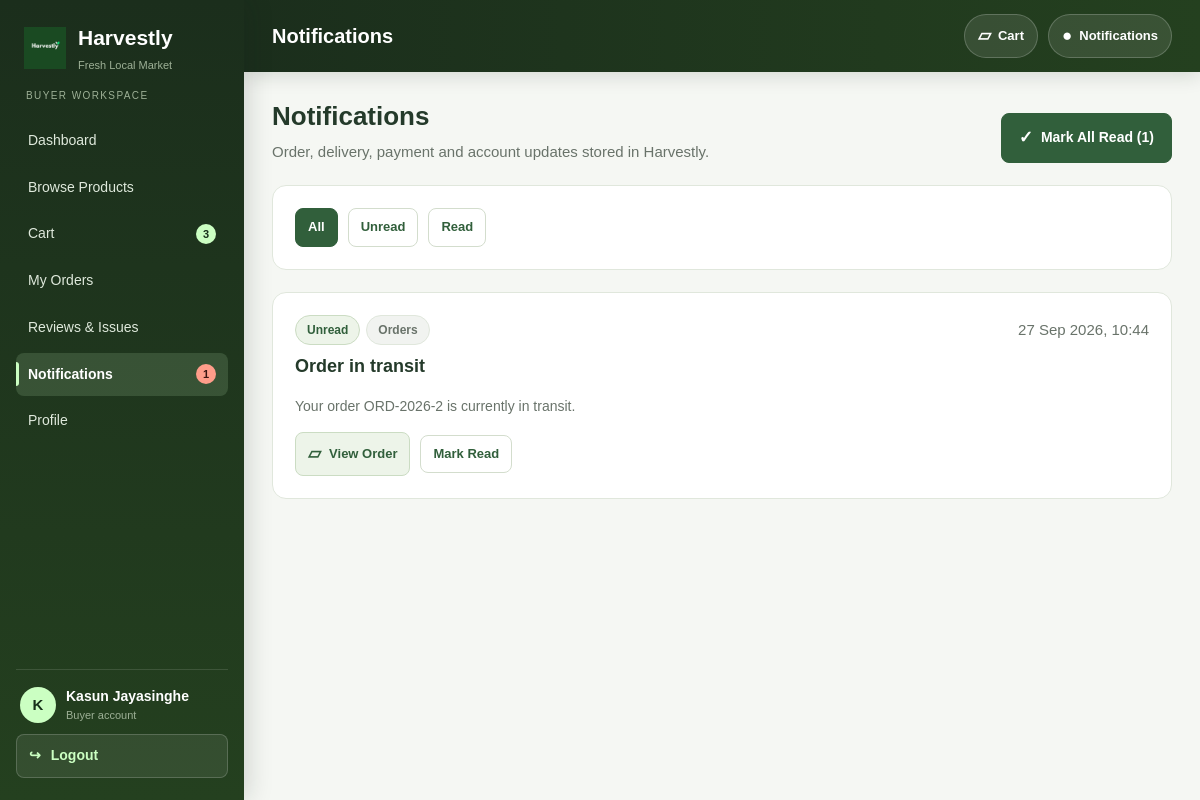
The page /Controller/Buyer/NotificationsController.php (signed in) on the database its author committed.
### tables this page shows
CREATE TABLE IF NOT EXISTS notifications (
    notification_id BIGINT UNSIGNED AUTO_INCREMENT PRIMARY KEY,
    user_id BIGINT UNSIGNED NOT NULL,
    notification_type VARCHAR(60) NOT NULL,
    title VARCHAR(160) NOT NULL,
    message TEXT NOT NULL,
    related_order_id BIGINT UNSIGNED NULL,
    is_read TINYINT(1) NOT NULL DEFAULT 0,
    read_at DATETIME NULL,
    created_at TIMESTAMP NOT NULL DEFAULT CURRENT_TIMESTAMP,
    CONSTRAINT fk_notification_user
        FOREIGN KEY (user_id) REFERENCES users(user_id),
    CONSTRAINT fk_notification_order
        FOREIGN KEY (related_order_id) REFERENCES orders(order_id),
    KEY idx_notification_user_read (user_id, is_read, created_at)
);

### Controller/Buyer/NotificationsController.php (called while the page is built, shortened)
<?php
require_once __DIR__ . '/../../config/app.php';
require_once __DIR__ . '/../../Model/Buyer/Notifications.php';
$model = new Notifications();
$notifications = $model->getAll(
    (string)($_GET['filter'] ?? 'all'),
    (int)($_GET['page'] ?? 1)
);
require __DIR__ . '/../../View/Buyer/notifications.php';

### config/database.php (called while the page is built, shortened)
<?php
function getDBConnection() {
    static $conn = null;
    if ($conn === null) {
        $conn = new mysqli(DB_HOST, DB_USER, DB_PASS, DB_NAME, DB_PORT);
        $conn->set_charset("utf8mb4");
        $conn->query("SET time_zone = '+05:30'");
    }
    return $conn;
}

### config/app.php (called while the page is built, shortened)
<?php
require_once __DIR__ . '/database.php';
function db(): mysqli {
    return getDBConnection();
}
function url(string $path = ''): string {
    return rtrim(BASE_URL, '/') . '/' . ltrim($path, '/');
}
function e($value): string {
    return htmlspecialchars((string)$value, ENT_QUOTES, 'UTF-8');
}
function buyerRoute(string $controller, string $query = ''): string {
    $path = 'Controller/Buyer/' . ltrim($controller, '/');
    return url($path . ($query !== '' ? ('?' . ltrim($query, '?')) : ''));
}
function currentBuyerId(): int {
    $role = strtolower((string)($_SESSION['role'] ?? ''));
    return isset($_SESSION['user_id']) && $role === 'buyer' ? (int)$_SESSION['user_id'] : 0;
}
function requireActiveRole(string $role): void {
    $databaseRole = $role === 'courier' ? 'COURIER_PARTNER' : strtoupper($role);
    $user = db_fetch_one('SELECT role, account_status FROM users WHERE user_id=?', 'i', [(int)($_SESSION['user_id'] ?? 0)]);
    $approved = true;
}
function requireBuyerAuth(): void {
    requireActiveRole('buyer');
}
function bindMysqliParams(mysqli_stmt $stmt, string $types, array &$params): void {
    $refs = [$types];
    foreach ($params as $key => &$value) {
        $refs[] = &$value;
    }
    $stmt->bind_param(...$refs);
}
function db_fetch_all(string $sql, string $types = '', array $params = []): array {
    $stmt = db()->prepare($sql);
    bindMysqliParams($stmt, $types, $params);
    if (!$stmt->execute()) {
        $stmt->close();
        return [];
    }
    $result = $stmt->get_result();
    $rows = $result ? $result->fetch_all(MYSQLI_ASSOC) : [];
    return $rows;
}
function db_fetch_one(string $sql, string $types = '', array $params = []): ?array {
    $rows = db_fetch_all($sql, $types, $params);
    return $rows[0] ?? null;
}
function db_scalar(string $sql, string $types = '', array $params = [], $default = null) {
    $row = db_fetch_one($sql, $types, $params);
    return reset($row);
}
function orderPublicId(int $orderId): string {
    return 'ORD-' . date('Y') . '-' . $orderId;
}

### Model/Buyer/Notifications.php (called while the page is built, shortened)
<?php
final class Notifications
{
    private function map(array $row): array
    {
        $typeKey = strtolower(str_replace('_', ' ', trim((string)($row['notification_type'] ?? 'System'))));
        $type = match (true) {
            str_contains($typeKey, 'assignment') => 'Delivery',
            str_contains($typeKey, 'order') => 'Orders',
            str_contains($typeKey, 'deliver') => 'Delivery',
            str_contains($typeKey, 'payment') => 'Payments',
            str_contains($typeKey, 'complaint'), str_contains($typeKey, 'issue') => 'Issues',
            str_contains($typeKey, 'review') => 'Reviews',
            str_contains($typeKey, 'verif'), str_contains($typeKey, 'account') => 'Account',
            default => 'System',
        };
        $iconByType = [
            'Orders' => 'shopping_bag',
            'Delivery' => 'local_shipping',
            'Payments' => 'payments',
            'Issues' => 'report_problem',
            'Reviews' => 'rate_review',
            'Account' => 'verified_user',
            'System' => 'info',
        ];
        $actionByType = [
            'Orders' => 'View Orders',
            'Delivery' => 'View Orders',
            'Payments' => 'View Orders',
            'Issues' => 'View Issues',
            'Reviews' => 'View Reviews',
            'Account' => 'View Profile',
            'System' => 'Browse Products',
        ];
        $urlByType = [
            'Orders' => buyerRoute('OrdersController.php'),
            'Delivery' => buyerRoute('OrdersController.php'),
            'Payments' => buyerRoute('OrdersController.php'),
            'Issues' => buyerRoute('FeedbackController.php'),
            'Reviews' => buyerRoute('FeedbackController.php'),
            'Account' => buyerRoute('ProfileController.php'),
            'System' => buyerRoute('ProductController.php'),
        ];
        $row['id'] = (int)($row['notification_id'] ?? 0);
        $row['type'] = $type;
        $row['unread'] = !(bool)($row['is_read'] ?? 0);
        $row['icon'] = $iconByType[$type] ?? 'notifications';
        $row['action'] = $actionByType[$type] ?? 'View';
        $row['action_url'] = $urlByType[$type] ?? buyerRoute('DashboardController.php');
        if (!empty($row['related_order_id'])) {
            $publicId = orderPublicId((int)$row['related_order_id']);
            if (in_array($type, ['Orders', 'Delivery', 'Payments'], true)) {
                $row['action'] = 'View Order';
                $row['action_url'] = buyerRoute('OrderTrackingController.php', 'id=' . urlencode($publicId));
            }
        }
        $row['time'] = !empty($row['created_at'])
            ? date('d M Y, H:i', strtotime((string)$row['created_at']))
            : 'Just now';
        return $row;
    }
    public function getAll(string $filter = 'all', int $page = 1): array
    {
        requireBuyerAuth();
        $conditions = 'user_id = ?';
        $types = 'i';
        $params = [currentBuyerId()];
        $total = (int)db_scalar("SELECT COUNT(*) FROM notifications WHERE $conditions", $types, $params, 0);
        $page = max(1, $page);
        $offset = ($page - 1) * self::PER_PAGE;
        $rows = db_fetch_all(
            "SELECT * FROM notifications
             WHERE $conditions
             ORDER BY created_at DESC, notification_id DESC
             LIMIT ? OFFSET ?",
            $types . 'ii',
            array_merge($params, [self::PER_PAGE, $offset])
        );
        $unreadCount = (int)db_scalar(
            'SELECT COUNT(*) FROM notifications WHERE user_id = ? AND is_read = 0',
            'i',
            [currentBuyerId()],
            0
        );
        return [
            'items' => array_map(fn(array $row) => $this->map($row), $rows),
            'total' => $total,
            'unread' => $unreadCount,
            'page' => $page,
            'pages' => max(1, (int)ceil($total / self::PER_PAGE)),
            'filter' => in_array($filter, ['all', 'unread', 'read'], true) ? $filter : 'all',
        ];
    }
}

### View/Buyer/notifications.php (the view, shortened to what this page needs)
<?php
require_once __DIR__ . '/../../config/app.php';
require __DIR__ . '/includes/layout.php';
$items = $notifications['items'];
?>
<section class="buyer-title">
    <div>
        <h2>Notifications</h2>
        <p>Order, delivery, payment and account updates stored in Harvestly.</p>
    </div>
    <div class="buyer-actions">
        <?php if ($notifications['unread'] > 0): ?>
        <form method="post" action="<?= e(buyerRoute('NotificationsController.php')) ?>">
            <button class="buyer-button" type="submit">
                <span class="material-symbols-outlined" aria-hidden="true">done_all</span>
                <span>Mark All Read (<?= (int)$notifications['unread'] ?>)</span>
            </button>
        </form>
        <?php endif; ?>
    </div>
</section>
<section class="buyer-panel">
    <div class="buyer-actions">
        <?php foreach (['all' => 'All', 'unread' => 'Unread', 'read' => 'Read'] as $key => $label): ?>
        <a class="buyer-button <?= $notifications['filter'] === $key ? '' : 'buyer-ghost' ?> buyer-small"
           href="<?= e(buyerRoute('NotificationsController.php', 'filter=' . $key)) ?>"><?= e($label) ?></a>
        <?php endforeach; ?>
    </div>
</section>
<?php if (!$items): ?>
<section class="buyer-panel buyer-empty">
    <?= $notifications['filter'] === 'unread' ? 'You have no unread notifications.' : 'You have no notifications yet.' ?>
</section>
<?php else: ?>
<?php foreach ($items as $notice): ?>
<article class="buyer-panel">
    <div class="buyer-row buyer-row--between" style="margin-bottom:10px">
        <div class="buyer-product-badges">
            <span class="buyer-badge <?= $notice['unread'] ? '' : 'buyer-badge--muted' ?>">
                <?= $notice['unread'] ? 'Unread' : 'Read' ?>
            </span>
            <span class="buyer-badge buyer-badge--muted"><?= e($notice['type']) ?></span>
        </div>
        <span class="buyer-muted"><?= e($notice['time']) ?></span>
    </div>
    <h3><?= e($notice['title']) ?></h3>
    <p class="buyer-note"><?= e($notice['message']) ?></p>
    <div class="buyer-actions" style="margin-top:14px">
        <a class="buyer-button buyer-secondary buyer-small" href="<?= e($notice['action_url']) ?>">
            <span class="material-symbols-outlined" aria-hidden="true"><?= e($notice['icon']) ?></span>
            <span><?= e($notice['action']) ?></span>
        </a>
        <?php if ($notice['unread']): ?>
        <form method="post" action="<?= e(buyerRoute('NotificationsController.php')) ?>">
            <button class="buyer-button buyer-ghost buyer-small" type="submit">Mark Read</button>
        </form>
        <?php endif; ?>
    </div>
</article>
<?php endforeach; ?>
<?php endif; ?>

### CSS/Buyer/shell.css (style rules this page uses)
:root { --hv-primary: #315f3b; --hv-primary-hover: #26492e; --hv-primary-soft: #edf4e9; --hv-primary-soft-border: #cbdcc3; --hv-page: #f5f7f3; --hv-surface: #ffffff; --hv-border: #e0e7dc; --hv-border-strong: #d3ddcd; --hv-ink: #243a2a; --hv-muted: #69736a; --hv-danger: #b84b4b; --hv-danger-soft: #fff1ed; --hv-danger-border: #efc1b6; --hv-warn: #b67a18; --hv-warn-soft: #fdf6e7; --hv-warn-border: #ecd9ac; --hv-info: #2b6a8a; --hv-info-soft: #eaf3f8; --hv-info-border: #c3dcec; --hv-sidebar-w: 244px; --hv-radius-sm: 8px; --hv-radius: 12px; --hv-radius-lg: 14px; --hv-shadow: 0 8px 24px rgba(31, 41, 33, .07); --hv-font: Arial, Helvetica, "Segoe UI", system-ui, sans-serif; }
* { box-sizing: border-box; }
html { -webkit-text-size-adjust: 100%; }
body { margin: 0; padding-left: var(--hv-sidebar-w); background: var(--hv-page); color: var(--hv-ink); font-family: var(--hv-font); font-size: 15px; line-height: 1.55; }
a { color: var(--hv-primary); }
h1, h2, h3, h4 { line-height: 1.3; }
.buyer-title { display: flex; align-items: flex-end; justify-content: space-between; gap: 20px; flex-wrap: wrap; margin-bottom: 22px; }
.buyer-title h2 { font-size: 26px; margin: 0 0 6px; }
.buyer-title p { margin: 0; color: var(--hv-muted); }
.buyer-panel { background: var(--hv-surface); border: 1px solid var(--hv-border); border-radius: var(--hv-radius-lg); padding: 22px; margin-bottom: 22px; }
.buyer-panel > h2, .buyer-panel > h3 { font-size: 18px; margin: 0 0 16px; }
.buyer-panel:last-child { margin-bottom: 0; }
.buyer-button { display: inline-flex; align-items: center; justify-content: center; gap: 8px; background: var(--hv-primary); color: #fff; text-decoration: none; border: 1px solid var(--hv-primary); border-radius: var(--hv-radius-sm); padding: 11px 17px; cursor: pointer; font: inherit; font-size: 14px; font-weight: 600; white-space: nowrap; }
.buyer-button .material-symbols-outlined { font-size: 17px; }
.buyer-button.buyer-secondary, .buyer-button.buyer-button--secondary { background: var(--hv-primary-soft); color: var(--hv-primary); border-color: var(--hv-primary-soft-border); }
.buyer-button.buyer-ghost, .buyer-button.buyer-button--ghost { background: #fff; color: var(--hv-primary); border-color: var(--hv-border-strong); }
.buyer-button.buyer-small, .buyer-button.buyer-button--small { padding: 8px 12px; font-size: 13px; }
.buyer-actions { display: flex; flex-wrap: wrap; gap: 10px; align-items: center; }
.buyer-status, .buyer-badge { display: inline-block; border-radius: 999px; padding: 5px 11px; font-size: 12px; font-weight: 600; background: var(--hv-primary-soft); color: var(--hv-primary); border: 1px solid var(--hv-primary-soft-border); white-space: nowrap; }
.buyer-badge.buyer-badge--muted { background: #f1f3f0; color: var(--hv-muted); border-color: var(--hv-border); }
.buyer-note { line-height: 1.65; color: var(--hv-muted); font-size: 14px; }
.buyer-muted { color: var(--hv-muted); }
.buyer-product-badges { display: flex; gap: 6px; flex-wrap: wrap; }
.buyer-row { display: flex; gap: 12px; flex-wrap: wrap; align-items: center; }
.buyer-row--between { justify-content: space-between; }
:root { --hv-deep: #1b2e1c; --hv-deep-2: #24401f; --hv-mint: #cbffc2; --hv-shell-text: #dfe9dc; --hv-shell-muted: #9db096; }
.buyer-panel, .buyer-metric, .buyer-product { transition: transform .18s ease, box-shadow .18s ease, border-color .18s ease; }
.buyer-button { transition: transform .18s ease, box-shadow .18s ease, background-color .18s ease; }

### rows shown on the page
notifications: type "Orders", time "27 Sep 2026, 10:44", title "Order in transit", message "Your order ORD-2026-2 is currently in transit.", action "View Order"

### other values the page prints
$item['label'] "Dashboard"
$item['label'] "Browse Products"
$item['label'] "Cart"
$item['count'] "3"
$item['label'] "My Orders"
$item['label'] "Reviews & Issues"
$item['label'] "Notifications"
$item['count'] "1"
$item['label'] "Profile"
$initials "K"
$displayName "Kasun Jayasinghe"
$title "Notifications"
$notifications['unread'] "1"
$label "All"
$label "Unread"
